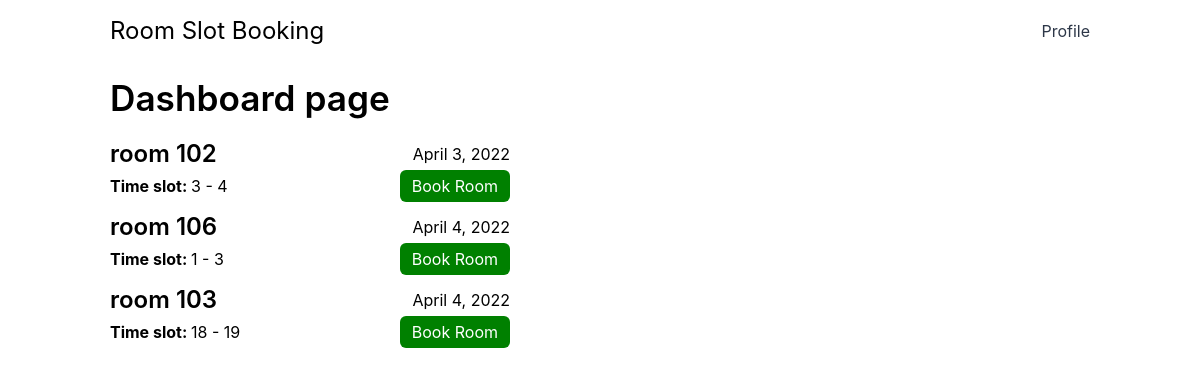
The app's page /dashboard/ (signed in) with its own data.
### base/models.py (models this page shows, shortened)
class Room(models.Model):
    name = models.CharField(max_length=30)
    date =  models.DateField()
    defined_check_in_time =  models.IntegerField()
    defined_check_out_time = models.IntegerField()
    booked = models.BooleanField(default = False)
    USERNAME_FIELD = 'name'
    class Meta:
        ordering = ['date', 'defined_check_in_time']

### base/views.py (the view)
# urls.py: path('dashboard/', views.dashboard, name='dashboard'),
@login_required(redirect_field_name='/signin')
def dashboard(request):
    rooms = Room.objects.all()
    context = {'rooms': rooms}
    return render(request, 'base/dashboard.html', context)

### base/templates/base/dashboard.html (shortened to what this page needs)
{% extends 'layout.html' %} {% block content %}
<h1>Dashboard page</h1>
<div class="rooms-wrapper">
  {% for room in rooms %}
  <div class="room-wrapper">
    <div class="room-header">
      <span><h2>{{room.name}}</h2></span>
      <span>{{room.date}}</span>
    </div>
    <div class="room-body">
      <div>
        <span class="time-slot">Time slot: </span>
        <span>{{room.defined_check_in_time}}</span>
        <span>-</span>
        <span>{{room.defined_check_out_time}}</span>
      </div>
      <div>
        <a class="btn-book-room" href="{% url 'room' room.id %}">Book Room</a>
      </div>
    </div>
  </div>
  {% endfor %}
</div>
{% endblock content %}

### templates/layout.html (shortened to what this page needs)
<!DOCTYPE html>
{% load static %}
<html lang="en">
  <head>
    <link rel="stylesheet" href="{% static 'styles/layout.css' %}" />
  </head>
  <body>
    <div id="wrapper">
      {% include 'navbar.html' %}
      {% block content %} {% endblock %}
    </div>
  </body>
</html>

### templates/navbar.html
<nav>
  <div><a href="{% url 'home' %}" class="nav-brand">Room Slot Booking</a></div>
  <div><a class="nav-profile">Profile</a></div>
</nav>

### static/styles/layout.css (style rules this page uses)
* { margin: 0; padding: 0; border: 0; }
body { font-family: -apple-system, BlinkMacSystemFont, "Segoe UI", Roboto, Oxygen, Ubuntu, Cantarell, "Open Sans", "Helvetica Neue", sans-serif; text-align: center; }
h1 { font-size: 1.75rem; font-weight: 600; }
#wrapper { text-align: left; margin-left: auto; margin-right: auto; padding: 0 1rem; background-color: #ffffff; }
nav { display: flex; justify-content: space-between; align-items: center; margin-bottom: 1rem; padding: 1rem 0; }
.nav-brand { text-decoration: none; font-size: 1.25rem; color: black; }
.nav-profile { font-size: 1rem; color: #2d3748; }
@media only screen and (min-width: 1050px) { #wrapper { width: 980px; } }
@media only screen and (min-width: 1050px) { h1 { font-size: 2.2em; font-weight: 600; } }
@media only screen and (min-width: 1050px) { .nav-brand { font-size: 1.5rem; } }

### base/templates/base/dashboard.html (style rules this page uses)
h1 { margin-bottom: 1.25rem; }
h2 { font-size: 1.5rem; font-weight: 600; }
.room-wrapper { max-width: 400px; }
.room-wrapper { margin-bottom: 1rem; }
.room-header { display: flex; align-items: center; justify-content: space-between; gap: 2rem; }
.room-body { display: flex; align-items: center; justify-content: space-between; margin-top: 0.5rem; }
.time-slot { font-weight: bold; }
.btn-book-room { text-decoration: none; padding: 0.375rem 0.75rem; border-radius: 0.375rem; background-color: green; color: white; }

### records on screen
Room: name "room 102", date "April 3, 2022", defined_check_in_time "3", defined_check_out_time "4"
Room: name "room 106", date "April 4, 2022", defined_check_in_time "1", defined_check_out_time "3"
Room: name "room 103", date "April 4, 2022", defined_check_in_time "18", defined_check_out_time "19"
